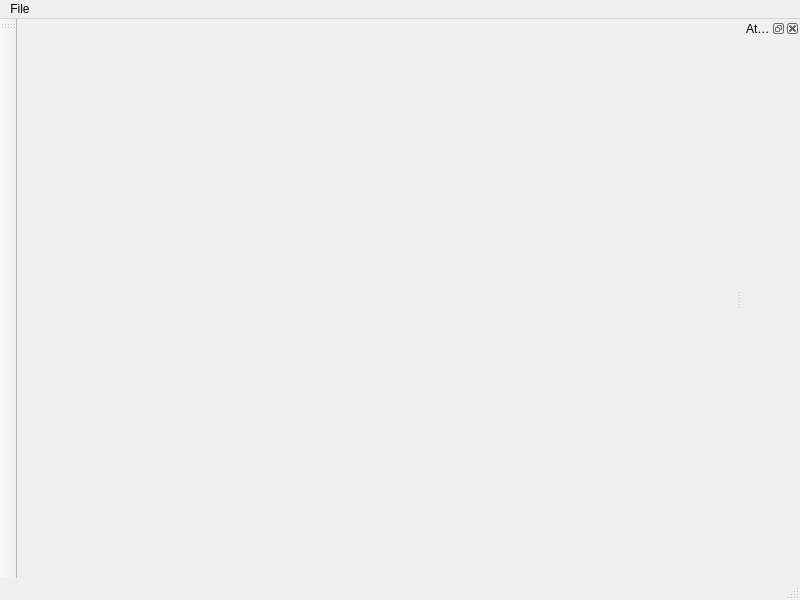
<?xml version="1.0" encoding="UTF-8"?>
<ui version="4.0">
 <class>unfolded_layout</class>
 <widget class="QMainWindow" name="unfolded_layout">
  <property name="geometry">
   <rect>
    <x>0</x>
    <y>0</y>
    <width>800</width>
    <height>600</height>
   </rect>
  </property>
  <property name="windowTitle">
   <string>Unfold Viewer</string>
  </property>
  <widget class="QWidget" name="centralwidget">
   <layout class="QHBoxLayout" name="horizontalLayout">
    <item>
     <layout class="QVBoxLayout" name="verticalLayout"/>
    </item>
   </layout>
  </widget>
  <widget class="QMenuBar" name="menubar">
   <property name="geometry">
    <rect>
     <x>0</x>
     <y>0</y>
     <width>800</width>
     <height>21</height>
    </rect>
   </property>
   <widget class="QMenu" name="menuFile">
    <property name="title">
     <string>File</string>
    </property>
    <addaction name="actionExport"/>
    <addaction name="separator"/>
    <addaction name="actionQuit"/>
   </widget>
   <addaction name="menuFile"/>
  </widget>
  <widget class="QStatusBar" name="statusbar"/>
  <widget class="QDockWidget" name="dockWidget">
   <property name="windowTitle">
    <string>Attribute Editor</string>
   </property>
   <attribute name="dockWidgetArea">
    <number>2</number>
   </attribute>
   <widget class="QWidget" name="dockWidgetContents"/>
  </widget>
  <widget class="QToolBar" name="toolBar">
   <property name="windowTitle">
    <string>toolBar</string>
   </property>
   <attribute name="toolBarArea">
    <enum>LeftToolBarArea</enum>
   </attribute>
   <attribute name="toolBarBreak">
    <bool>false</bool>
   </attribute>
  </widget>
  <action name="actionExport">
   <property name="text">
    <string>Export</string>
   </property>
  </action>
  <action name="actionQuit">
   <property name="text">
    <string>Quit</string>
   </property>
  </action>
 </widget>
 <resources/>
 <connections/>
</ui>
